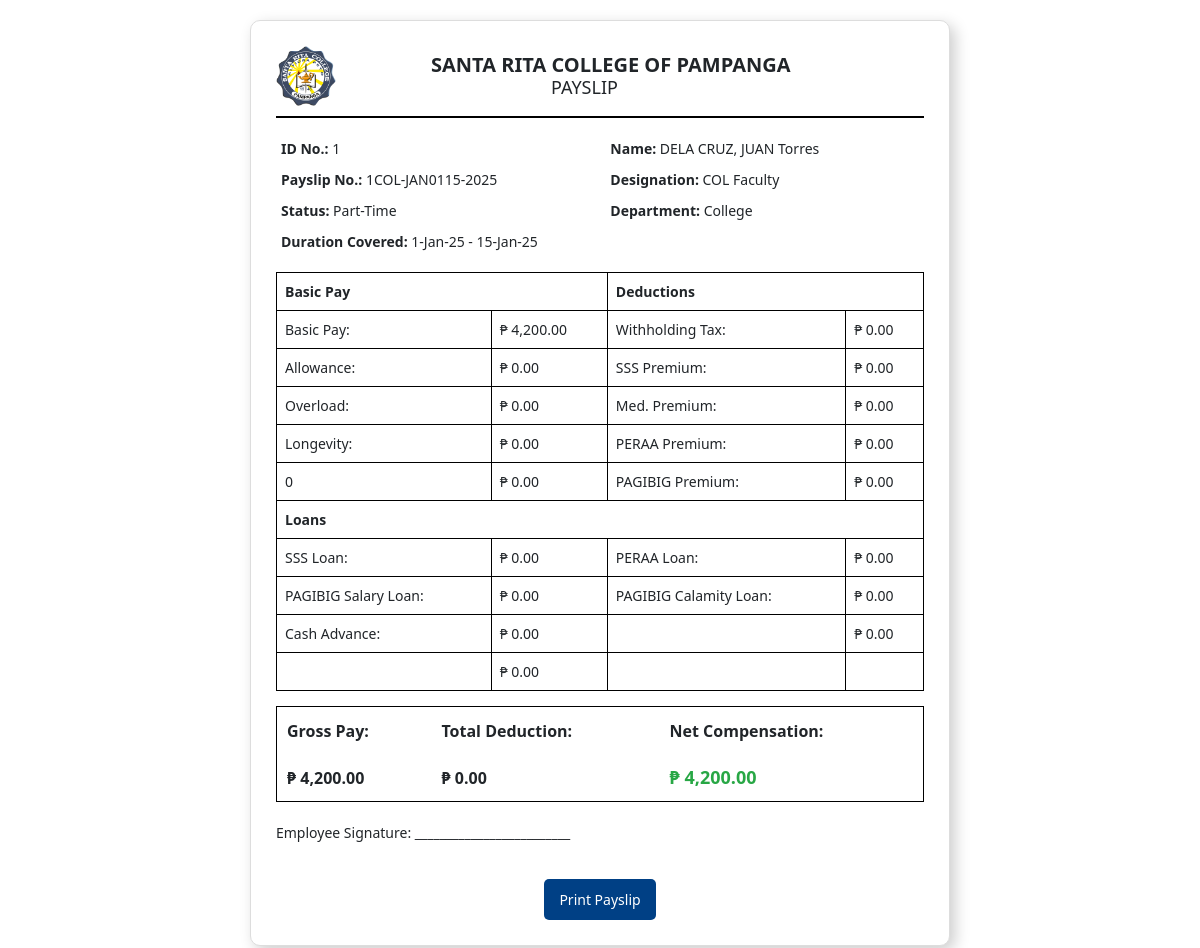
The app's page /payslip/view_payslip.php?payslipno=1COL-JAN0115-2025 (signed in) with its own data.
### tables this page shows
CREATE TABLE `payroll` (
  `empid` int(11) NOT NULL,
  `firstname` varchar(60) NOT NULL,
  `mname` varchar(60) NOT NULL,
  `surname` varchar(60) NOT NULL,
  `department` varchar(60) NOT NULL,
  `designation` varchar(60) NOT NULL,
  `status` varchar(60) NOT NULL,
  `payslipno` varchar(60) NOT NULL,
  `dtefrom` datetime NOT NULL,
  `dteto` datetime NOT NULL,
  `first` int(11) NOT NULL,
  `second` int(11) NOT NULL,
  `hour` decimal(10,0) NOT NULL,
  `days` decimal(10,0) NOT NULL,
  `basicpay` decimal(10,0) NOT NULL,
  `allowance` decimal(10,0) NOT NULL,
  `overload` decimal(10,0) NOT NULL,
  `longevity` decimal(10,0) NOT NULL,
  `desc1` varchar(60) NOT NULL,
  `other1` decimal(10,0) NOT NULL,
  `desc2` varchar(60) NOT NULL,
  `other2` decimal(10,0) NOT NULL,
  `wtax` decimal(10,0) NOT NULL,
  `sss` decimal(10,0) NOT NULL,
  `med` decimal(10,0) NOT NULL,
  `peraa` decimal(10,0) NOT NULL,
  `pagibig` decimal(10,0) NOT NULL,
  `sssloanid` int(11) NOT NULL,
  `sssloan` decimal(10,0) NOT NULL,
  `peraaloanid` int(11) NOT NULL,
  `peraaloan` decimal(10,0) NOT NULL,
  `pagibigloanid` int(11) NOT NULL,
  `pagibigloan` decimal(10,0) NOT NULL,
  `pagibigloanidc` int(11) NOT NULL,
  `pagibigloanc` decimal(10,0) NOT NULL,
  `caloanid` int(11) NOT NULL,
  `othersid` int(11) NOT NULL,
  `others` decimal(10,0) NOT NULL,
  `ca` decimal(10,0) NOT NULL,
  `eo` decimal(10,0) NOT NULL,
  `late` decimal(10,0) NOT NULL,
  `tardiness` decimal(10,0) NOT NULL,
  `nosabsent` decimal(10,0) NOT NULL,
  `absent` decimal(10,0) NOT NULL,
  `otherdeduction1` varchar(60) NOT NULL,
  `deduction1` decimal(10,0) NOT NULL,
  `otherdeduction2` varchar(60) NOT NULL,
  `deduction2` decimal(10,0) NOT NULL,
  `net` decimal(10,0) NOT NULL,
  `acctno` varchar(30) NOT NULL
);

### payslip/view_payslip.php (the view, shortened to what this page needs)
<?php
require '../db.php';
$payslipno = $_GET['payslipno'] ?? null;
$userId = $_SESSION['id'];
$sql = "SELECT * FROM payroll WHERE empid = ? AND payslipno = ?";
$stmt = $pdo->prepare($sql);
$stmt->execute([$userId, $payslipno]);
$payslip = $stmt->fetch();
?>
<!DOCTYPE html>
<html lang="en">
<head>
    <link rel="stylesheet" href="../css/payslip.css">
    <link rel="stylesheet" href="https://cdn.jsdelivr.net/npm/bootstrap@5.3.0/dist/css/bootstrap.min.css">
</head>
<body>
    <div class="payslip-container">
        <div class="header">
            <img src="../resources/srclogo.png" alt="SRC Pampanga Logo" class="logo">
            <div class="title">
                <h2 style="padding-left: 80px;">SANTA RITA COLLEGE OF PAMPANGA</h2>
                <h3 style="padding-left: 200px;">PAYSLIP</h3>
            </div>
        </div>
        <table class="details">
            <tr>
                <td><strong>ID No.:</strong> <?php echo htmlspecialchars($payslip['empid']); ?></td>
                <td><strong>Name:</strong> <?php echo htmlspecialchars($payslip['surname'] . ', ' . $payslip['firstname'] . ' ' . $payslip['mname']); ?></td>
            </tr>
            <tr>
                <td><strong>Payslip No.:</strong> <?php echo htmlspecialchars($payslip['payslipno']); ?></td>
                <td><strong>Designation:</strong> <?php echo htmlspecialchars($payslip['designation']); ?></td>
            </tr>
            <tr>
                <td><strong>Status:</strong> <?php echo htmlspecialchars($payslip['status']); ?></td>
                <td><strong>Department:</strong> <?php echo htmlspecialchars($payslip['department']); ?></td>
            </tr>
            <tr>
                <td colspan="2"><strong>Duration Covered:</strong>
                <?php
                echo htmlspecialchars(date('j-M-y', strtotime($payslip['dtefrom'])) . ' - ' . date('j-M-y', strtotime($payslip['dteto'])));
                ?>
                </td>
            </tr>
        </table>
        <table class="salary-breakdown">
            <tr>
                <th colspan="2">Basic Pay</th>
                <th colspan="2">Deductions</th>
            </tr>
            <tr>
                <td>Basic Pay:</td>
                <td><?php echo htmlspecialchars('₱ ' . number_format($payslip['basicpay'], 2)); ?></td>
                <td>Withholding Tax:</td>
                <td><?php echo htmlspecialchars('₱ ' . number_format($payslip['wtax'], 2)); ?></td>
            </tr>
            <tr>
                <td>Allowance:</td>
                <td><?php echo htmlspecialchars('₱ ' . number_format($payslip['allowance'], 2)); ?></td>
                <td>SSS Premium:</td>
                <td><?php echo htmlspecialchars('₱ ' . number_format($payslip['sss'], 2)); ?></td>
            </tr>
            <tr>
                <td>Overload:</td>
                <td><?php echo htmlspecialchars('₱ ' . number_format($payslip['overload'], 2)); ?></td>
                <td>Med. Premium:</td>
                <td><?php echo htmlspecialchars('₱ ' . number_format($payslip['med'], 2)); ?></td>
            </tr>
            <tr>
                <td>Longevity:</td>
                <td><?php echo htmlspecialchars('₱ ' . number_format($payslip['longevity'], 2)); ?></td>
                <td>PERAA Premium:</td>
                <td><?php echo htmlspecialchars('₱ ' . number_format($payslip['peraa'], 2)); ?></td>
            </tr>
            <tr>
                <td><?php echo htmlspecialchars($payslip['desc1']); ?></td>
                <td><?php echo htmlspecialchars('₱ ' . number_format($payslip['other1'], 2)); ?></td>
                <td>PAGIBIG Premium:</td>
                <td><?php echo htmlspecialchars('₱ ' . number_format($payslip['pagibig'], 2)); ?></td>
            </tr>
            <tr>
                <th colspan="4">Loans</th>
            </tr>
            <tr>
                <td>SSS Loan:</td>
                <td><?php echo htmlspecialchars('₱ ' . number_format($payslip['sssloan'], 2)); ?></td>
                <td>PERAA Loan:</td>
                <td><?php echo htmlspecialchars('₱ ' . number_format($payslip['peraaloan'], 2)); ?></td>
            </tr>
            <tr>
                <td>PAGIBIG Salary Loan:</td>
                <td><?php echo htmlspecialchars('₱ ' . number_format($payslip['pagibigloan'], 2)); ?></td>
                <td>PAGIBIG Calamity Loan:</td>
                <td><?php echo htmlspecialchars('₱ ' . number_format($payslip['pagibigloanc'], 2)); ?></td>
            </tr>
            <tr>
                <td>Cash Advance:</td>
                <td><?php echo htmlspecialchars('₱ ' . number_format($payslip['ca'], 2)); ?></td>
                <td><?php echo htmlspecialchars($payslip['otherdeduction1']); ?></td>
                <td><?php echo htmlspecialchars('₱ ' . number_format($payslip['deduction1'], 2)); ?></td>
            </tr>
            <tr>
                <td><?php echo htmlspecialchars($payslip['otherdeduction2']); ?></td>
                <td><?php echo htmlspecialchars('₱ ' . number_format($payslip['deduction2'], 2)); ?></td>
                <td></td>
                <td></td>
            </tr>
        </table>
        <table class="summary">
            <tr>
                <td><strong>Gross Pay:</strong>
                </td>
                <td><strong>Total Deduction:</strong>
                </td>
                <td><strong>Net Compensation:</strong> <span class="net-pay"></span></td>
            </tr>
            <tr>
                <td>
                <?php
                $gross = $payslip['basicpay'] + $payslip['allowance'] + $payslip['overload'] + $payslip['longevity'] + $payslip['other1'] ;
                echo htmlspecialchars('₱ ' . number_format($gross, 2));
                ?>
                </td>
                <td>
                <?php
                $totalLoans = $payslip['wtax'] + $payslip['sss'] + $payslip['med'] + $payslip['peraa'] + $payslip['pagibig'] + $payslip['sssloan'] + $payslip['peraaloan'] + $payslip['pagibigloan'] + $payslip['pagibigloanc'] + $payslip['ca'] + $payslip['deduction1'] + $payslip['deduction2'];
                echo htmlspecialchars('₱ ' . number_format($totalLoans, 2));
                ?>
                </td>
                <td> <span class="net-pay"><?php echo htmlspecialchars('₱ ' . number_format($payslip['net'], 2)); ?></span></td>
            </tr>
        </table>
        <div class="signature">
            <p>Employee Signature: _________________________</p>
        </div>
        <center>
            <button class="print-btn" onclick="window.print()">Print Payslip</button>
        </center>
    </div>
</body>
</html>

### css/payslip.css (style rules this page uses)
body { font-family: Arial, sans-serif; background: #f8f9fa; margin: 0; padding: 20px; display: flex; justify-content: center; }
.payslip-container { background: white; padding: 25px; border-radius: 10px; width: 700px; box-shadow: 5px 5px 15px rgba(0, 0, 0, 0.2); border: 1px solid #ddd; }
.header { display: flex; align-items: center; border-bottom: 2px solid #000; padding-bottom: 10px; }
.logo { width: 60px; margin-right: 15px; }
.title h2 { margin: 0; font-size: 20px; font-weight: bold; }
.title h3 { margin: 0; font-size: 18px; }
.details { width: 100%; margin-top: 15px; border-collapse: collapse; }
.details td { padding: 5px; font-size: 14px; }
.salary-breakdown { width: 100%; margin-top: 15px; border-collapse: collapse; border: 1px solid #000; }
.salary-breakdown th, .salary-breakdown td { padding: 8px; text-align: left; border: 1px solid #000; font-size: 14px; }
.summary { width: 100%; margin-top: 15px; border-collapse: collapse; border: 1px solid #000; }
.summary td { padding: 10px; font-size: 16px; font-weight: bold; }
.net-pay { font-size: 18px; font-weight: bold; color: #28a745; }
.signature { margin-top: 20px; font-size: 14px; }
.print-btn { margin-top: 20px; background: #004085; color: white; padding: 10px 15px; border: none; cursor: pointer; font-size: 14px; border-radius: 5px; }

### records on screen
payroll: empid "1", surname+firstname+mname "DELA CRUZ, JUAN Torres", payslipno "1COL-JAN0115-2025", designation "COL Faculty", status "Part-Time", department "College", dtefrom+dteto "1-Jan-25 - 15-Jan-25", basicpay "₱ 4,200.00", wtax "₱ 0.00", allowance "₱ 0.00", sss "₱ 0.00", overload "₱ 0.00", med "₱ 0.00", longevity "₱ 0.00", peraa "₱ 0.00", desc1 "0", other1 "₱ 0.00", pagibig "₱ 0.00", sssloan "₱ 0.00", peraaloan "₱ 0.00", pagibigloan "₱ 0.00", pagibigloanc "₱ 0.00", ca "₱ 0.00", deduction1 "₱ 0.00", deduction2 "₱ 0.00", basicpay+allowance+overload "₱ 4,200.00", wtax+sss+med "₱ 0.00", net "₱ 4,200.00"
